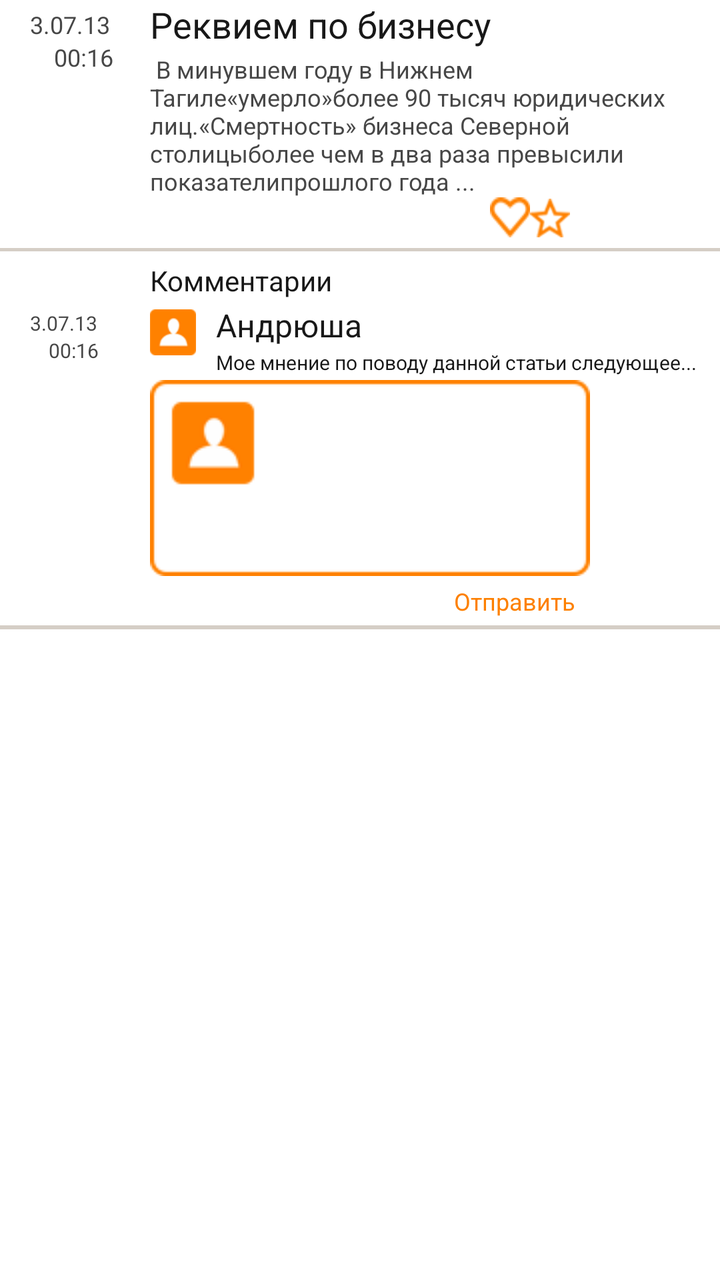
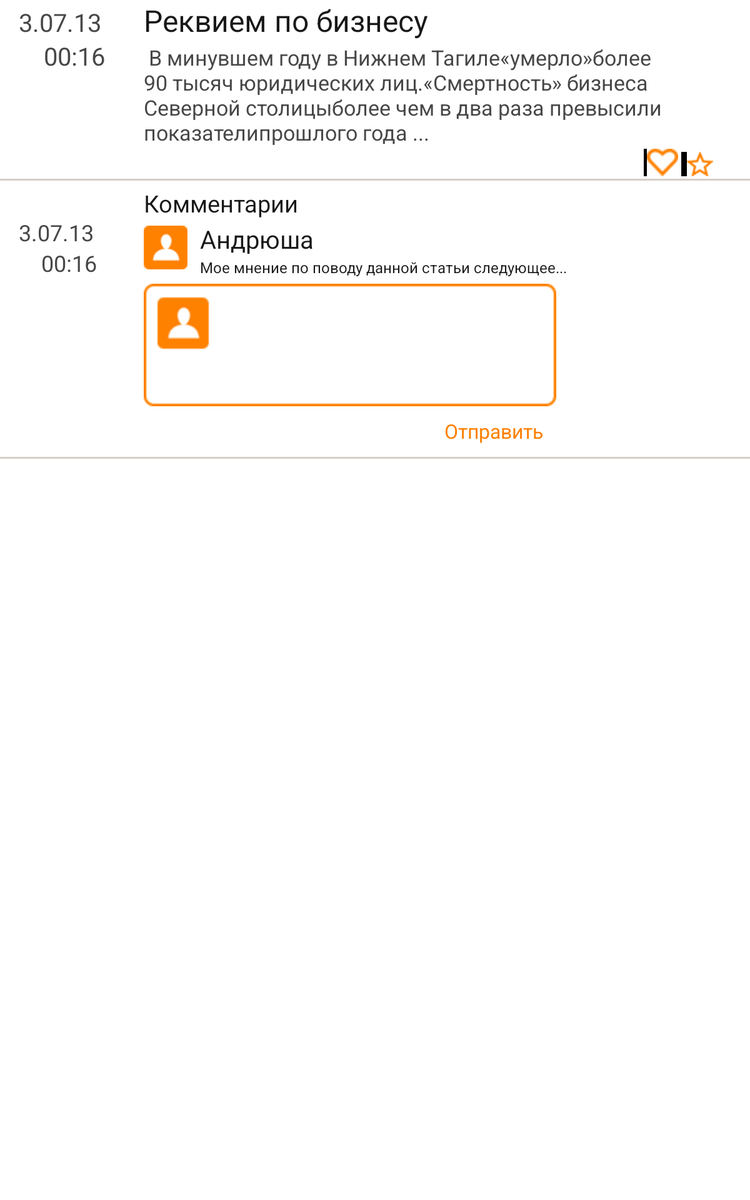

First picture: res/layout/ on a phone held upright. Second picture: the repository's own variant of that layout, on a device whose configuration matches the variant's folder. Source for both follows.
<!-- AndroidManifest.xml: application theme AppTheme -->
<!-- res/layout/composite_comment_content.xml -->
<RelativeLayout xmlns:android="http://schemas.android.com/apk/res/android"

    android:layout_width="fill_parent"
    android:layout_height="fill_parent"
    android:background="#fff"
   >


    <LinearLayout
            android:orientation="horizontal"
            android:layout_width="fill_parent"
            android:layout_height="wrap_content"
            android:layout_alignParentTop="true"
            android:layout_centerHorizontal="true"
            android:background="@drawable/comment_content_bg"
            android:id="@+id/linearLayout">

        <LinearLayout
                android:orientation="vertical"
                android:layout_marginLeft="15dp"
                android:layout_width="60dp"
                android:layout_height="50dp">

            <TextView
                    android:layout_width="fill_parent"
                    android:layout_height="wrap_content"
                    android:textSize="12dp"
                    android:layout_marginTop="4dp"
                    android:textColor="#ff474747"
                    android:text="3.07.13"
                    android:id="@+id/date"/>

            <TextView
                    android:layout_width="fill_parent"
                    android:layout_height="wrap_content"
                    android:textSize="12dp"
                    android:textColor="#ff474747"
                    android:text="    00:16"
                    android:id="@+id/time"/>

        </LinearLayout>



        <LinearLayout
                android:orientation="vertical"
                android:layout_width="fill_parent"
                android:layout_height="wrap_content">

            <TextView
                    android:layout_width="wrap_content"
                    android:layout_height="fill_parent"
                    android:text="Реквием по бизнесу"
                    android:textSize="18dp"
                    android:textColor="#ff181818"
                    android:id="@+id/name_post"/>



            <TextView
                    android:layout_width="wrap_content"
                    android:layout_height="fill_parent"
                    android:layout_marginTop="2dp"
                    android:text=" В минувшем году в Нижнем Тагиле«умерло»более 90 тысяч юридических лиц.«Смертность» бизнеса Северной столицыболее чем в два раза превысили показателипрошлого года ..."
                    android:textSize="12dp"
                    android:textColor="#ff474747"
                    android:id="@+id/post_content"/>

                <LinearLayout
                        android:layout_width="50dp"
                        android:layout_height="25dp"
                        android:layout_marginLeft="170dp">

                    <Button
                            style="?android:attr/buttonStyleSmall"
                            android:layout_width="20dp"
                            android:layout_height="20dp"
                            android:background="@drawable/heart_button"
                            android:id="@+id/heart_button"/>

                    <Button
                            style="?android:attr/buttonStyleSmall"
                            android:layout_width="20dp"
                            android:layout_height="20dp"
                            android:background="@drawable/star_button"
                            android:id="@+id/star_button"/>



                </LinearLayout>
            </LinearLayout>

        </LinearLayout>

    <LinearLayout
            android:orientation="horizontal"
            android:layout_width="fill_parent"
            android:layout_height="wrap_content"
            android:background="@drawable/comment_content_bg"
            android:id="@+id/linearLayout2"
            android:layout_below="@+id/linearLayout"
            android:layout_centerHorizontal="true"
            android:layout_marginTop="5dp">

        <LinearLayout
                android:orientation="vertical"
                android:layout_marginLeft="15dp"
                android:layout_marginTop="20dp"
                android:layout_width="60dp"
                android:layout_height="50dp">

            <TextView
                    android:layout_width="fill_parent"
                    android:layout_height="wrap_content"
                    android:textSize="10dp"
                    android:layout_marginTop="4dp"
                    android:textColor="#ff474747"
                    android:text="3.07.13"
                    android:id="@+id/date"/>

            <TextView
                    android:layout_width="fill_parent"
                    android:layout_height="wrap_content"
                    android:textSize="10dp"
                    android:textColor="#ff474747"
                    android:text="    00:16"
                    android:id="@+id/time"/>
        </LinearLayout>


        <LinearLayout
                android:orientation="vertical"
                android:layout_width="fill_parent"
                android:layout_height="wrap_content">


            <TextView
                    android:layout_width="wrap_content"
                    android:layout_height="fill_parent"
                    android:text="Комментарии"
                    android:textSize="14dp"
                    android:textColor="#ff181818"
                    android:id="@+id/text"/>

            <LinearLayout
                    android:orientation="horizontal"
                    android:layout_width="fill_parent"
                    android:layout_height="fill_parent">

                <ImageButton
                        android:layout_width="23dp"
                        android:layout_height="23dp"
                        android:layout_marginTop="5dp"
                        android:background="@drawable/comment_avatar_img"
                        android:id="@+id/avatar"/>

                <LinearLayout
                        android:orientation="vertical"
                        android:layout_width="fill_parent"
                        android:layout_height="wrap_content">

                    <TextView
                            android:layout_width="wrap_content"
                            android:layout_height="wrap_content"
                            android:textAppearance="?android:attr/textAppearanceLarge"
                            android:text="Андрюша"
                            android:id="@+id/name_comment_user"
                            android:textColor="#ff181818"
                            android:layout_marginTop="2dp"
                            android:layout_marginLeft="10dp"
                            android:textSize="16dp"
                            android:layout_gravity="left|center_vertical"/>

                    <TextView
                            android:layout_width="wrap_content"
                            android:layout_height="wrap_content"
                            android:textAppearance="?android:attr/textAppearanceSmall"
                            android:text="Мое мнение по поводу данной статьи следующее..."
                            android:textColor="#ff181818"
                            android:layout_marginTop="1dp"
                            android:layout_marginLeft="10dp"
                            android:textSize="10dp"
                            android:id="@+id/comment_text"
                            android:layout_gravity="left|center_vertical"/>
                </LinearLayout>
            </LinearLayout>

            <EditText
                    android:layout_width="220dp"
                    android:layout_height="wrap_content"
                    android:inputType="textMultiLine"
                    android:ems="10"
                    android:id="@+id/editText"
                    android:layout_marginTop="2dp"
                    android:layout_marginRight="29dp"
                    android:textColor="#ff181818"
                    android:textSize="12dp"
                    android:background="@drawable/comment_input_bg"

                    android:layout_alignParentRight="true"/>

            <Button
                    style="?android:attr/buttonStyleSmall"
                    android:layout_width="75dp"
                    android:layout_height="25dp"
                    android:text="Отправить"
                    android:background="@drawable/empty_bg"
                    android:id="@+id/send_comment"
                    android:layout_marginLeft="145dp"
                    android:textSize="12dp"
                    android:textColor="#fffd8001"
                    android:layout_alignParentRight="true"/>
        </LinearLayout>
    </LinearLayout>




</RelativeLayout>
<!-- resources referenced by this layout -->
<resources>
  <!-- drawable comment_avatar_img: png bitmap (drawable-xhdpi, 3586 bytes) -->
  <!-- drawable comment_content_bg: png bitmap (drawable-mdpi, 164 bytes) -->
  <!-- drawable comment_input_bg: png bitmap (drawable-mdpi, 1701 bytes) -->
  <!-- drawable empty_bg: png bitmap (drawable-xxhdpi, 2811 bytes) -->
  <!-- drawable heart_button: png bitmap (drawable-mdpi, 623 bytes) -->
  <!-- drawable star_button: png bitmap (drawable, 1217 bytes) -->
  <style name="AppTheme" parent="AppBaseTheme">
          <item name="android:windowNoTitle">true</item>
          
      </style>
  <style name="AppBaseTheme" parent="android:Theme.Light">
          
      </style>
</resources>
<!-- res/layout-large/composite_comment_content.xml (the repository's variant of the layout above) -->
<!-- drawn on a 7-inch tablet held upright -->
<RelativeLayout xmlns:android="http://schemas.android.com/apk/res/android"
    xmlns:tools="http://schemas.android.com/tools"
    android:layout_width="fill_parent"
    android:layout_height="fill_parent"
    android:background="#fff"
   >


    <LinearLayout
            android:orientation="horizontal"
            android:layout_width="fill_parent"
            android:layout_height="wrap_content"
            android:layout_alignParentTop="true"
            android:layout_centerHorizontal="true"
            android:background="@drawable/comment_content_bg"
            android:id="@+id/linearLayout">

        <LinearLayout
                android:orientation="vertical"
                android:layout_marginLeft="15dp"
                android:layout_width="100dp"
                android:layout_height="80dp">

            <TextView
                    android:layout_width="fill_parent"
                    android:layout_height="wrap_content"
                    android:textSize="20dp"
                    android:layout_marginTop="4dp"
                    android:textColor="#ff474747"
                    android:text="3.07.13"
                    android:id="@+id/composite_comment_post_date"/>

            <TextView
                    android:layout_width="fill_parent"
                    android:layout_height="wrap_content"
                    android:textSize="20dp"
                    android:textColor="#ff474747"
                    android:text="    00:16"
                    android:id="@+id/composite_comment_post_time"/>

        </LinearLayout>



        <LinearLayout
                android:orientation="vertical"
                android:layout_width="fill_parent"
                android:layout_height="wrap_content">

            <TextView
                    android:layout_width="wrap_content"
                    android:layout_height="fill_parent"
                    android:text="Реквием по бизнесу"
                    android:textSize="24dp"
                    android:textColor="#ff181818"
                    android:id="@+id/composite_comment_name_post"/>



            <TextView
                    android:layout_width="wrap_content"
                    android:layout_height="fill_parent"
                    android:layout_marginTop="2dp"
                    android:text=" В минувшем году в Нижнем Тагиле«умерло»более 90 тысяч юридических лиц.«Смертность» бизнеса Северной столицыболее чем в два раза превысили показателипрошлого года ..."
                    android:textSize="17dp"
                    android:textColor="#ff474747"
                    android:id="@+id/composite_comment_content_post"/>

                <RelativeLayout
                        android:layout_width="fill_parent"
                        android:layout_height="25dp"
                        android:layout_marginLeft="0dp">

                    <Button
                            style="?android:attr/buttonStyleSmall"
                            android:layout_width="30dp"
                            android:layout_height="30dp"
                            android:background="@drawable/heart_button"
                            android:id="@+id/composite_comment_heart_button"
                            android:layout_alignParentTop="true"
                            android:layout_toLeftOf="@+id/composite_comment_star_button"/>

                    <Button
                            style="?android:attr/buttonStyleSmall"
                            android:layout_width="30dp"
                            android:layout_height="30dp"
                            android:background="@drawable/star_button"
                            android:id="@+id/composite_comment_star_button"
                            android:layout_alignBaseline="@+id/composite_comment_heart_button"
                            android:layout_alignBottom="@+id/composite_comment_heart_button"
                            android:layout_alignParentRight="true"
                            android:layout_marginRight="25dp"/>



                </RelativeLayout>
            </LinearLayout>

        </LinearLayout>

    <LinearLayout
            android:orientation="horizontal"
            android:layout_width="fill_parent"
            android:layout_height="wrap_content"
            android:background="@drawable/comment_content_bg"
            android:id="@+id/linearLayout2"
            android:layout_below="@+id/linearLayout"
            android:layout_centerHorizontal="true"
            android:layout_marginTop="5dp">

        <LinearLayout
                android:orientation="vertical"
                android:layout_marginLeft="15dp"
                android:layout_marginTop="20dp"
                android:layout_width="100dp"
                android:layout_height="50dp">

            <TextView
                    android:layout_width="fill_parent"
                    android:layout_height="wrap_content"
                    android:textSize="18dp"
                    android:layout_marginTop="4dp"
                    android:textColor="#ff474747"
                    android:text="3.07.13"
                    android:id="@+id/composite_comment_comment_date"/>

            <TextView
                    android:layout_width="fill_parent"
                    android:layout_height="wrap_content"
                    android:textSize="18dp"
                    android:textColor="#ff474747"
                    android:text="    00:16"
                    android:id="@+id/composite_comment_comment_time"/>
        </LinearLayout>


        <LinearLayout
                android:orientation="vertical"
                android:layout_width="fill_parent"
                android:layout_height="wrap_content">


            <TextView
                    android:layout_width="wrap_content"
                    android:layout_height="fill_parent"
                    android:text="Комментарии"
                    android:textSize="19dp"
                    android:textColor="#ff181818"
                    android:id="@+id/text"/>

            <LinearLayout
                    android:orientation="horizontal"
                    android:layout_width="fill_parent"
                    android:layout_height="fill_parent">

                <ImageButton
                        android:layout_width="35dp"
                        android:layout_height="35dp"
                        android:layout_marginTop="5dp"
                        android:background="@drawable/comment_avatar_img"
                        android:id="@+id/avatar"/>

                <LinearLayout
                        android:orientation="vertical"
                        android:layout_width="fill_parent"
                        android:layout_height="wrap_content">

                    <TextView
                            android:layout_width="wrap_content"
                            android:layout_height="wrap_content"
                            android:textAppearance="?android:attr/textAppearanceLarge"
                            android:text="Андрюша"
                            android:id="@+id/composite_comment_name_comment_user"
                            android:textColor="#ff181818"
                            android:layout_marginTop="2dp"
                            android:layout_marginLeft="10dp"
                            android:textSize="20dp"
                            android:layout_gravity="left|center_vertical"/>

                    <TextView
                            android:layout_width="wrap_content"
                            android:layout_height="wrap_content"
                            android:textAppearance="?android:attr/textAppearanceSmall"
                            android:text="Мое мнение по поводу данной статьи следующее..."
                            android:textColor="#ff181818"
                            android:layout_marginTop="1dp"
                            android:layout_marginLeft="10dp"
                            android:textSize="12dp"
                            android:id="@+id/composite_comment_comment_text"
                            android:layout_gravity="left|center_vertical"/>
                </LinearLayout>
            </LinearLayout>

            <EditText
                    android:layout_width="330dp"
                    android:layout_height="wrap_content"
                    android:minHeight="50dp"
                    android:inputType="textMultiLine"
                    android:ems="10"
                    android:id="@+id/composite_comment_editText"
                    android:layout_marginTop="5dp"
                    android:layout_marginRight="29dp"
                    android:textColor="#ff181818"
                    android:textSize="12dp"
                    android:background="@drawable/comment_input_bg"

                    android:layout_alignParentRight="true"/>

            <Button
                    style="?android:attr/buttonStyleSmall"
                    android:layout_width="100dp"
                    android:layout_height="40dp"
                    android:text="Отправить"
                    android:background="@drawable/empty_bg"
                    android:id="@+id/composite_comment_send_comment"
                    android:layout_marginLeft="230dp"
                    android:textSize="16dp"
                    android:textColor="#fffd8001"
                    android:layout_alignParentRight="true"/>
        </LinearLayout>
    </LinearLayout>




</RelativeLayout>
